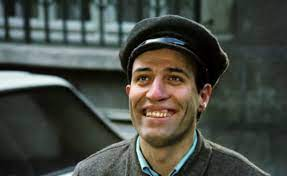
#> input picture opencv/photoefect/indir.jpg, 287 x 176 px
$ python Kemalsunal.py
#> lines starting #> are read from the running program, lines starting #| are printed output that depends on the picture
import cv2
import numpy as np

kemalSunal = cv2.imread("indir.jpg")
#> kemalSunal is the input picture: shape (176, 287, 3); mean B, G, R 67.5, 74.6, 70.9
kemalSunal[:,:,1] = 255  #0 blue kısmı ifade ediyor ve oraya 255 verince blue efekt veriyor
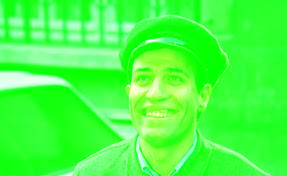
#> kemalSunal: shape (176, 287, 3); mean B, G, R 67.5, 255, 70.9
#1 olunca green 2 oluncada red efekt veriyor.
kemalSunal[:,:,2] = 150
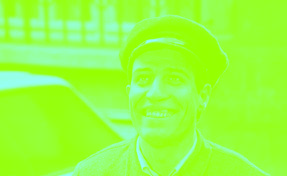
#> kemalSunal: shape (176, 287, 3); mean B, G, R 67.5, 255, 150
cv2.imshow("Kemal Sunal", kemalSunal)


cv2.waitKey(0)
cv2.destroyAllWindows()
